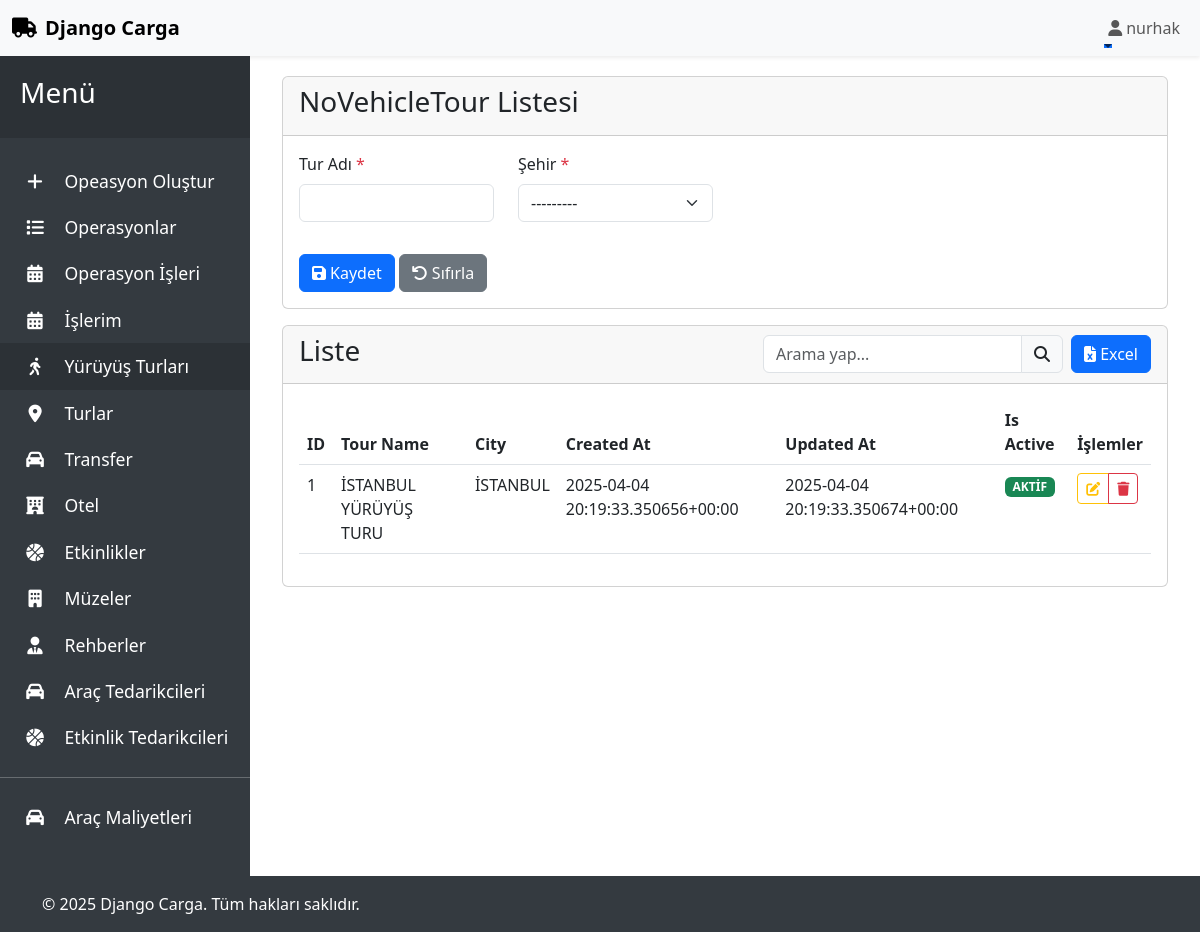
Page /list/NoVehicleTour/ (signed in) on the committed database.
### tour/models.py (models this page shows, shortened)
class CustomUser(AbstractUser):
    GENDER_CHOICES = (
        ('male', _('Erkek')),
        ('female', _('Kadın')),
        ('other', _('Diğer')),
    )
    ROLE_CHOICES = (
        ('admin', _('Sistem Yöneticisi')),
        ('company_admin', _('Şirket Yöneticisi')),
        ('manager', _('Müdür')),
        ('operation_chief', _('Operasyon Şefi')),
        ('operation_staff', _('Operasyon Personeli')),
        ('accounting', _('Muhasebe')),
    )
    phone = models.CharField(
        _('Telefon Numarası'),
        max_length=20,
        null=True,
        blank=True
    )
    gender = models.CharField(
        _('Cinsiyet'),
        max_length=10,
        choices=GENDER_CHOICES,
        null=True,
        blank=True
    )
    photo = models.ImageField(
        _('Profil Fotoğrafı'),
        upload_to='user_photos/',
        null=True,
        blank=True
    )
    role = models.CharField(
        _('Rol'),
        max_length=20,
        choices=ROLE_CHOICES,
        default='employee'
    )
    reset_code = models.CharField(
        _('Parola Sıfırlama Kodu'),
        max_length=6,
        null=True,
        blank=True
    )
    reset_code_created_at = models.DateTimeField(
        _('Parola Sıfırlama Kodu Oluşturulma Tarihi'),
        null=True,
        blank=True
    )
    class Meta:
        verbose_name = _('Kullanıcı')
        verbose_name_plural = _('Kullanıcılar')

class NoVehicleTour(models.Model):
    name = models.CharField(verbose_name="Tour Name", max_length=255)
    city = models.ForeignKey(City, verbose_name="City", on_delete=models.CASCADE)
    created_at = models.DateTimeField(verbose_name="Created At", auto_now_add=True)
    updated_at = models.DateTimeField(verbose_name="Updated At", auto_now=True)
    is_active = models.BooleanField(verbose_name="Is Active", default=True)

class City(models.Model):
    name = models.CharField(verbose_name=("City Name"), max_length=100, unique=True)
    code = models.CharField(verbose_name=("City Code"), max_length=10, unique=True, validators=[MinLengthValidator(2), MaxLengthValidator(10)])
    class Meta:
        verbose_name = _("City")
        verbose_name_plural = _("Cities")
    def __str__(self):
        return self.name

### tour/views.py (the view, shortened to what this page needs)
# urls.py: path('list/<str:model>/', views.generic_list_view, name='list'),
@login_required
def generic_list_view(request, model):
    try:
        model_class = apps.get_model(app_label="tour", model_name=model)
        objects = model_class.objects.all()
        search_query = request.GET.get('search', '')
        form_classes = {
            'Currency': CurrencyForm,
            'VehicleType': VehicleTypeForm,
            'BuyerCompany': BuyerCompanyForm,
            'Tour': TourForm,
            'NoVehicleTour': NoVehicleTourForm,
            'Transfer': TransferForm,
            'Hotel': HotelForm,
            'Museum': MuseumForm,
            'Activity': ActivityForm,
            'Guide': GuideForm,
            'VehicleSupplier': VehicleSupplierForm,
            'ActivitySupplier': ActivitySupplierForm,
            'VehicleCost': VehicleCostForm,
        }
        form_class = form_classes.get(model)
        if not form_class:
            raise ValueError(f'Form sınıfı bulunamadı: {model}')
        if request.method == 'POST':
            form = form_class(request.POST, request.FILES)
            if form.is_valid():
                form.save()
                messages.success(request, 'Kayıt başarıyla oluşturuldu.')
                if request.headers.get('HX-Request'):
                    return render(request, 'generic/generic_form.html', {'form': form_class()})
                return redirect('tour:list', model=model)
        else:
            form = form_class()
        paginator = Paginator(objects, 100)  # Her sayfada 100 kayıt göster
        page = request.GET.get('page')
        try:
            objects = paginator.page(page)
        except PageNotAnInteger:
            objects = paginator.page(1)
        except EmptyPage:
            objects = paginator.page(paginator.num_pages)
        context = {
            'page_title': f'{model} Listesi',
            'model': model,
            'form': form,
            'objects': objects,
            'fields': model_class._meta.fields,
            'detail_url': 'tour:detail',
            'update_url': 'tour:update',
            'delete_url': 'tour:delete',
            'search_query': search_query,  # Arama sorgusunu context'e ekle
        }
        if request.headers.get('HX-Request'):
            return render(request, 'generic/generic_table.html', context)
        return render(request, 'generic/generic.html', context)
    except (LookupError, ValueError) as e:
        messages.error(request, f'Model bulunamadı: {str(e)}')
        return render(request, 'tour/error.html', {'error': 'Model bulunamadı'})

### tour/forms.py
class NoVehicleTourForm(forms.ModelForm):
    class Meta:
        model = NoVehicleTour
        fields = ['name', 'city']
        labels = {
            'name': 'Tur Adı',
            'city': 'Şehir'
        }
        widgets = {
            'city': SearchableSelect()
        }

### tour/templatetags/custom_filters.py (called while the page is built)
@register.filter
def add_class(field, class_name):
    return field.as_widget(attrs={'class': class_name})

@register.filter
def getattr_filter(obj, attr):
    try:
        return getattr(obj, attr)
    except (AttributeError, TypeError):
        return None

### tour/templates/generic/generic.html (shortened to what this page needs)
{% extends 'base.html' %}
{% load static %}
{% load custom_filters %}
{% block content %}
<div class="container-fluid">
    <div class="row">
        <div class="col-12">
            <div class="card">
                <div class="card-header">
                    <h3 class="card-title">{{ page_title }}</h3>
                </div>
                <div class="card-body">
                    {% include 'generic/generic_form.html' with form=form %}
                </div>
            </div>
            <div class="card mt-3">
                <div class="card-header d-flex justify-content-between align-items-center">
                    <h3 class="card-title">Liste</h3>
                    <div class="d-flex justify-content-end">
                        <div class="input-group me-2" style="width: 300px;">
                            <input type="text"
                                   class="form-control"
                                   id="search-input"
                                   name="search"
                                   placeholder="Arama yap..."
                                   value="{{ search_query }}"
                                   hx-get="{% url 'tour:list' model=model %}"
                                   hx-trigger="keyup changed delay:500ms, search"
                                   hx-target="#table-container"
                                   hx-push-url="true">
                            <span class="input-group-text">
                                <i class="fas fa-search"></i>
                            </span>
                        </div>
                        <a href="{% url 'tour:export' model=model %}" class="btn btn-primary">
                            <i class="fas fa-file-excel"></i>
                            Excel
                        </a>
                    </div>
                </div>
                <div class="card-body">
                    <div id="table-container">
                        {% include 'generic/generic_table.html' with objects=objects fields=fields detail_url=detail_url update_url=update_url delete_url=delete_url %}
                    </div>
                </div>
            </div>
        </div>
    </div>
</div>
{% endblock %}

### tour/templates/includes/navbar.html (shortened to what this page needs)
<nav class="navbar navbar-expand-lg navbar-light bg-light shadow-sm">
    <div class="container-fluid">
        <a class="navbar-brand" href="/">
            <i class="fas fa-truck me-2"></i>Django Carga
        </a>
        <div class="collapse navbar-collapse" id="navbarNav">
            <ul class="navbar-nav ms-auto">
                {% if user.is_authenticated %}
                <li class="nav-item dropdown">
                    <a class="nav-link dropdown-toggle" href="#" id="navbarDropdown" role="button" data-bs-toggle="dropdown" aria-expanded="false">
                        <i class="fas fa-user me-1"></i>{{ user.username }}
                    </a>
                </li>
                {% endif %}
            </ul>
        </div>
    </div>
</nav>

### tour/templates/generic/generic_tr.html (shortened to what this page needs)
{% load custom_filters %}
<tr id="row-{{ object.id }}">
    {% for field in fields %}
    <td>
        {% if field.name == 'image' and object.image %}
            <img src="{{ object.image.url }}" alt="{{ object }}" class="img-thumbnail" style="max-width: 50px;">
        {% elif field.name == 'date' %}
            {{ object|getattr_filter:field.name|date:"d.m.Y" }}
        {% elif field.name == 'time' %}
            {{ object|getattr_filter:field.name|time:"%H:%M" }}
        {% elif field.name == 'is_active' %}
            {% if object|getattr_filter:field.name|upper %}
                <span class="badge bg-success">AKTİF</span>
            {% else %}
                <span class="badge bg-danger">PASİF</span>
            {% endif %}
        {% else %}
            {{ object|getattr_filter:field.name|upper }}
        {% endif %}
    </td>
    {% endfor %}
    <td>
        <div class="btn-group btn-group-sm">
            <button type="button" class="btn btn-outline-warning" title="Düzenle"
                    hx-get="{% url 'tour:update' model=model pk=object.id %}"
                    hx-target="#form-container"
                    hx-swap="innerHTML">
                <i class="fas fa-edit"></i>
            </button>
            <button type="button" class="btn btn-outline-danger" title="Sil"
                    hx-delete="{% url 'tour:delete' model=model pk=object.id %}"
                    hx-target="#row-{{ object.id }}"
                    hx-swap="outerHTML"
                    hx-confirm="Bu kaydı silmek istediğinizden emin misiniz?">
                <i class="fas fa-trash"></i>
            </button>
        </div>
    </td>
</tr>

### tour/templates/includes/head.html (style rules this page uses)
body { min-height: 100vh; display: flex; flex-direction: column; }
.navbar-brand { font-weight: bold; }
.nav-link { position: relative; }
.nav-link::after { content: ''; position: absolute; width: 0; height: 2px; bottom: 0; left: 0; background-color: #0d6efd; transition: width 0.3s; }

### rows in the picture
CustomUser: username "nurhak"
NoVehicleTour: fields "1" "İSTANBUL YÜRÜYÜŞ TURU" "İSTANBUL" "2025-04-04 20:19:33.350656+00:00" "2025-04-04 20:19:33.350674+00:00", is_active "AKTİF"

### other values in the picture
{{ page_title }} "NoVehicleTour Listesi"
{{ field.label }} "Tur Adı" "Şehir"
{{ field.verbose_name }} "ID" "Tour Name" "City" "Created At" "Updated At" "Is Active"
